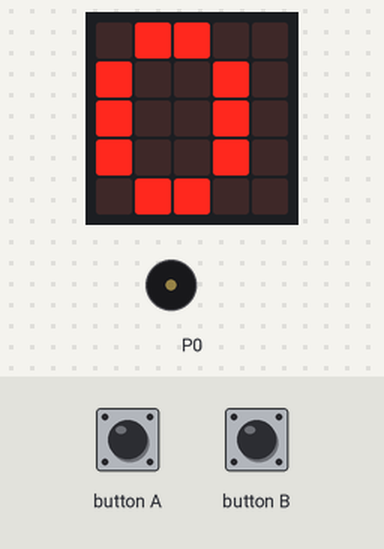
Bench run of a program on a simulated BBC micro:bit (MakeCode). Shown: the board's 5×5 LED display, buzzer (waves = sounding). Inputs (shaded band) come from the test bench. Random numbers come from a fixed seed.

Above: at 1.9 s.
2.0 s: button A pressed for 0.15 s
At 3.8 s:
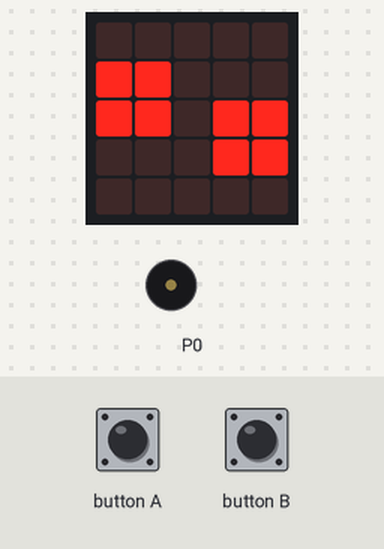
4.6 s: button A pressed for 0.15 s
At 6.9 s:
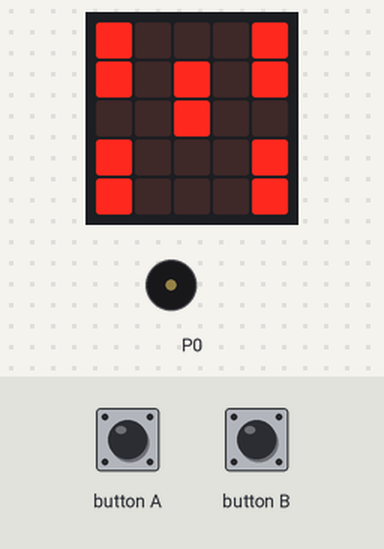
7.2 s: button A pressed for 0.15 s
At 9.0 s:
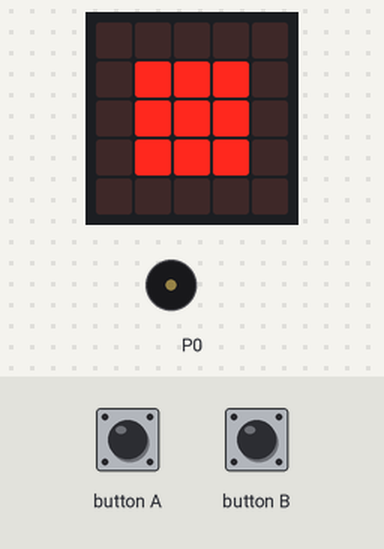
9.8 s: button A pressed for 0.15 s
At 12.1 s:
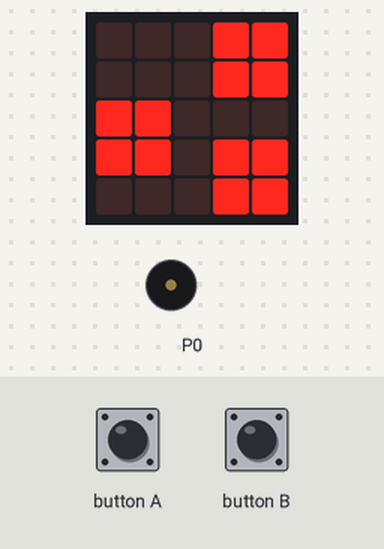
12.4 s: button B pressed for 0.15 s
At 13.2 s:
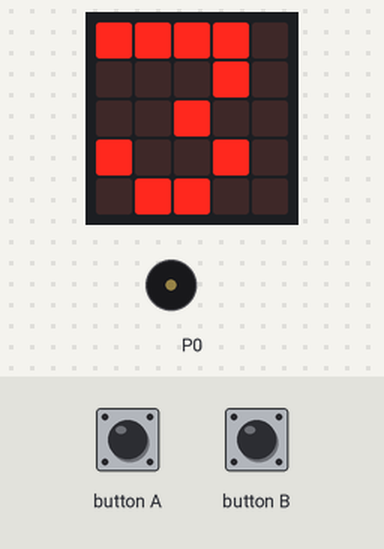
14.0 s: button A pressed 2 times (0.12 s each, 0.3 s apart)
At 17.9 s:
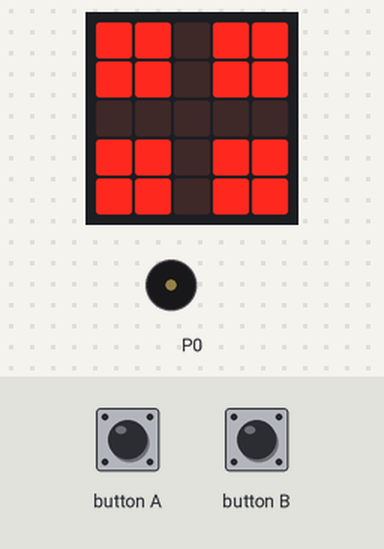
Timing chart, 0 to 18.6 s (numbered marks = the images above; inputs shaded):
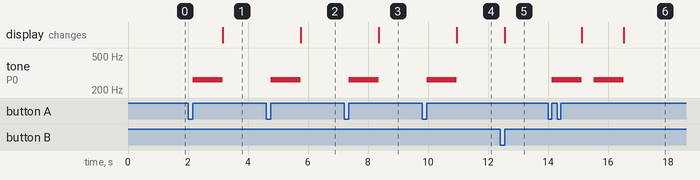

Measured:
- after the input at 2.0 s, tone on P0: silent → 262 Hz after 0.15 s, → silent 1.0 s later; the display: changes after 1.2 s (image 1)
- after the input at 4.6 s, tone on P0: silent → 262 Hz after 0.15 s, → silent 1.0 s later; the display: changes after 1.2 s (image 2)
- after the input at 7.2 s, tone on P0: silent → 262 Hz after 0.15 s, → silent 1.0 s later; the display: changes after 1.2 s (image 3)
- after the input at 9.8 s, tone on P0: silent → 262 Hz after 0.15 s, → silent 1.0 s later; the display: changes after 1.2 s (image 4)
- after the input at 12.4 s, the display: changes after 0.15 s (image 5)
- after the input at 14.0 s, tone on P0: alternates 262 Hz for 1.0 s and silent for 0.41 s, 4 changes in all, then stays silent, starting after 0.12 s; the display: first changes after 1.1 s (image 6 shows a later state)

The program:

main.ts
```typescript
input.onButtonPressed(Button.A, function () {
    music.playTone(262, music.beat(BeatFraction.Double))
    numero = randint(1, 6)
    if (numero == 1) {
        basic.showLeds(`
            . . . . .
            . # # # .
            . # # # .
            . # # # .
            . . . . .
            `)
    }
    if (numero == 2) {
        basic.showLeds(`
            . . . . .
            # # . . .
            # # . # #
            . . . # #
            . . . . .
            `)
    }
    if (numero == 3) {
        basic.showLeds(`
            . . . # #
            . . . # #
            # # . . .
            # # . # #
            . . . # #
            `)
    }
    if (numero == 4) {
        basic.showLeds(`
            # # . # #
            # # . # #
            . . . . .
            # # . # #
            # # . # #
            `)
    }
    if (numero == 5) {
        basic.showLeds(`
            # . . . #
            # . # . #
            . . # . .
            # . . . #
            # . . . #
            `)
    }
    if (numero == 6) {
        basic.showLeds(`
            # . # . #
            # . # . #
            . . . . .
            # . # . #
            # . # . #
            `)
    }
})
input.onButtonPressed(Button.B, function () {
    basic.showNumber(numero)
})
let numero = 0
numero = 0
basic.showNumber(numero)
basic.forever(function () {

})
```

test.ts
```typescript
// i test vanno qui; questi non saranno compilati quando questo pacchetto viene usato come estensione.
```
